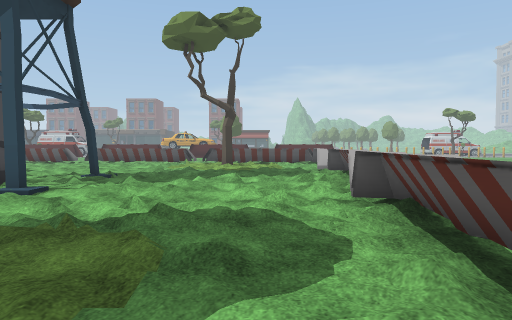
[1] (above)

24 first-person views from a walk through a 3-D level made in the Unity game engine. The camera is 1.5 m above the floor, tilts 2° down and sees 70° across. The floor is counted in squares, 2 m on a side. Each view is taken from the middle of a square. On the plan, view 1 faces up. The plan holds only what a view shows up to about 11 squares ahead; the rest is blank. The place goes on beyond the plan. The player is left out. Door leaves are left out, so doorways stand open. Some surface patterns are stand-ins.

[2]
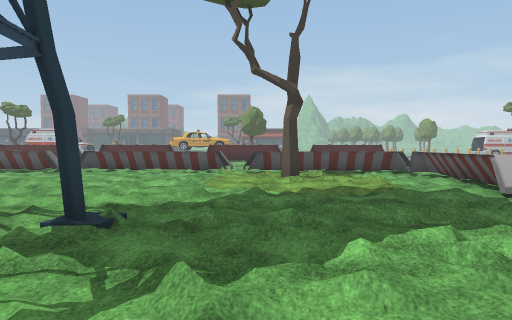

[3]
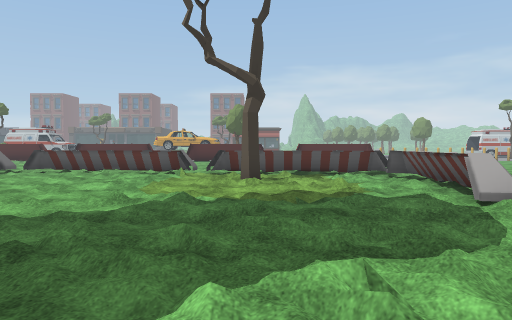

[4]
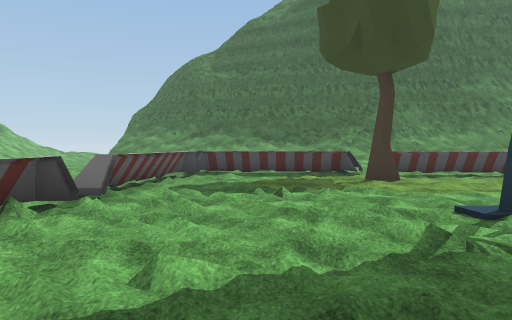

[5]
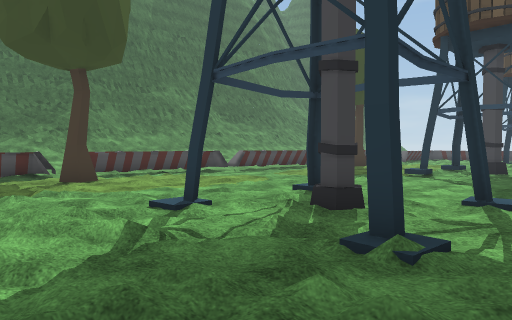

[6]
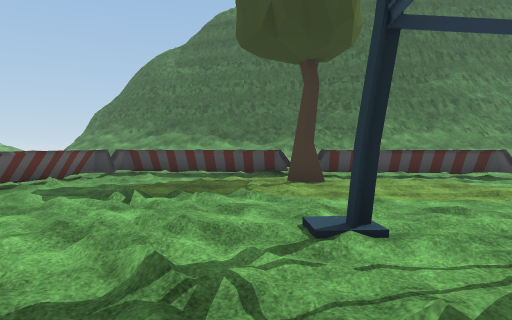

[7]
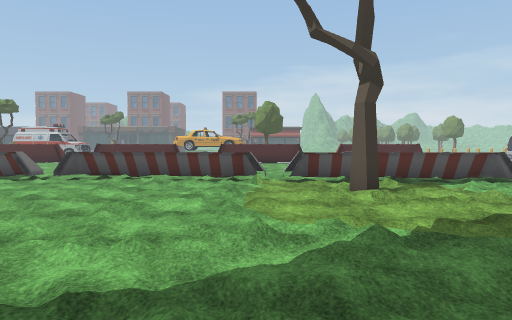

[8]
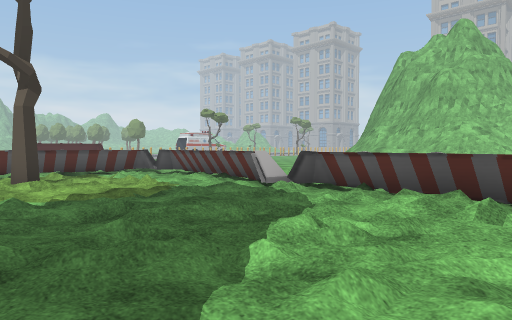

[9]
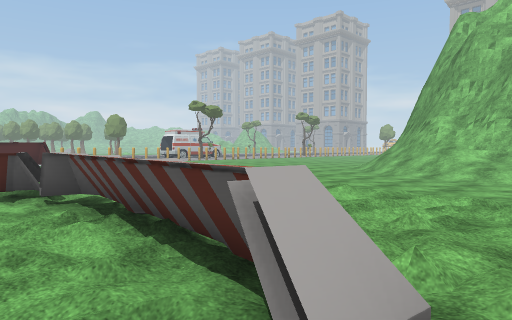

[10]
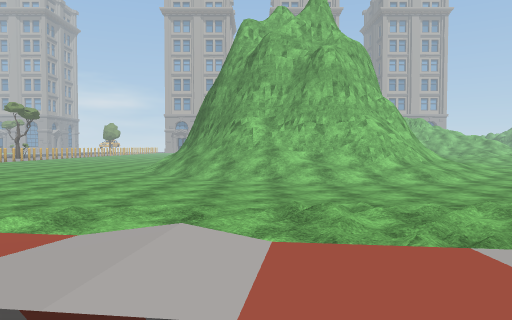

[11]
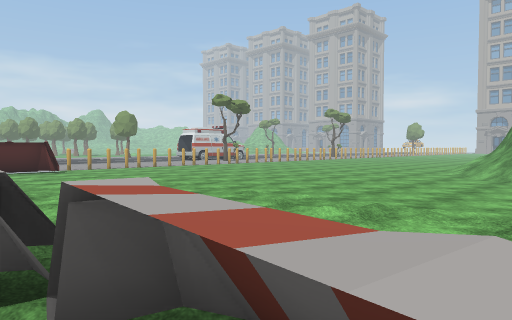

[12]
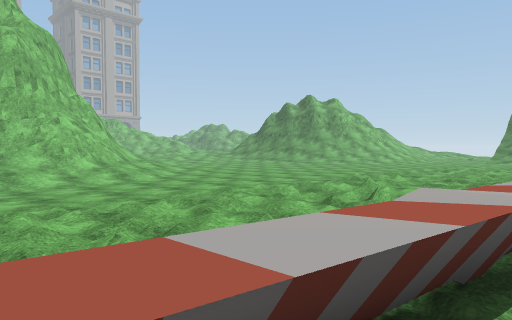

[13]
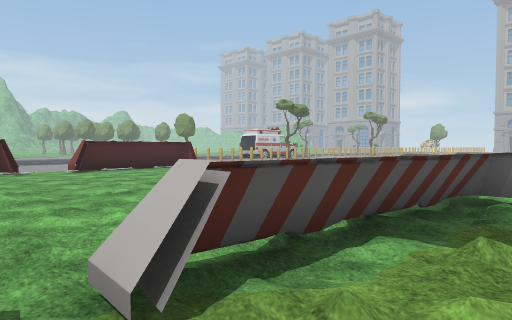

[14]
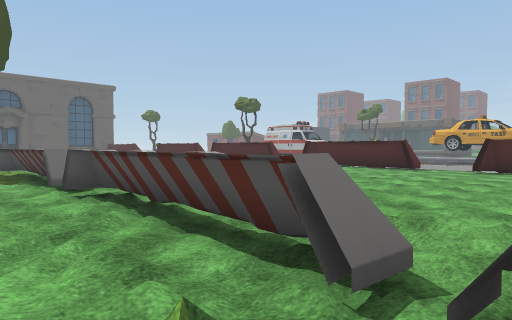

[15]
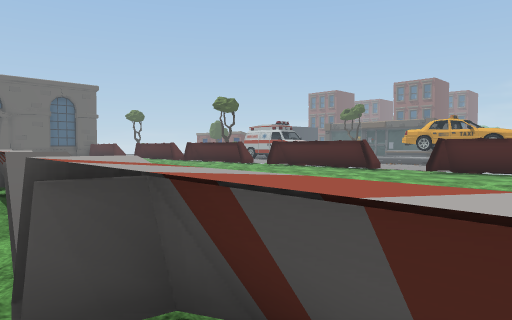

[16]
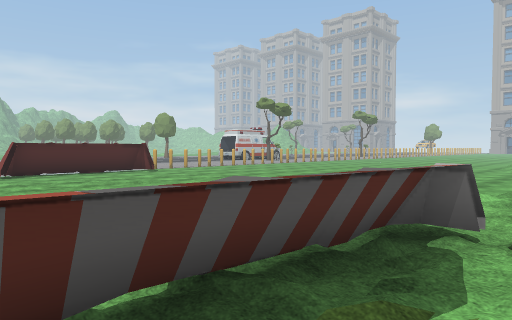

[17]
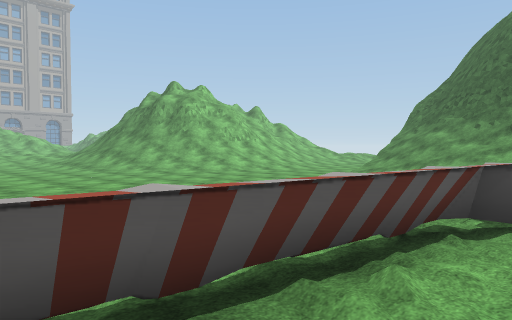

[18]
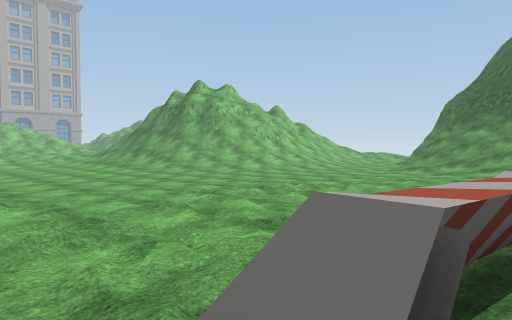

[19]
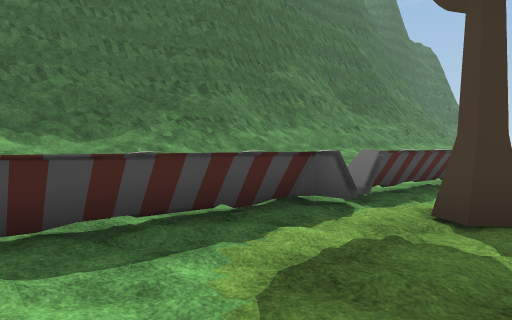

[20]
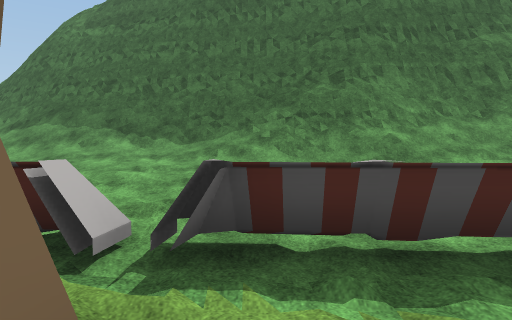

[21]
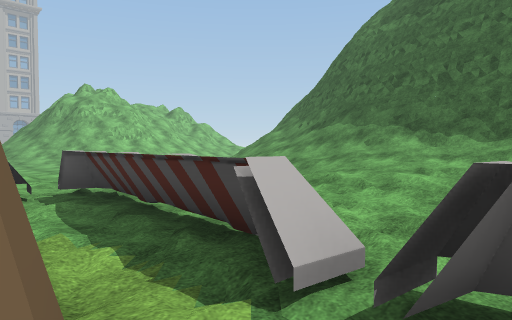

[22]
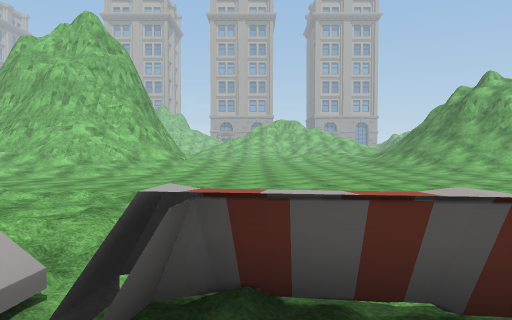

[23]
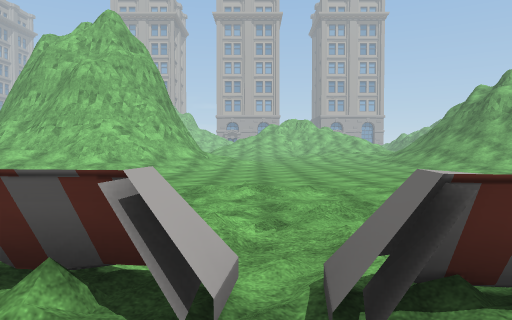

[24]
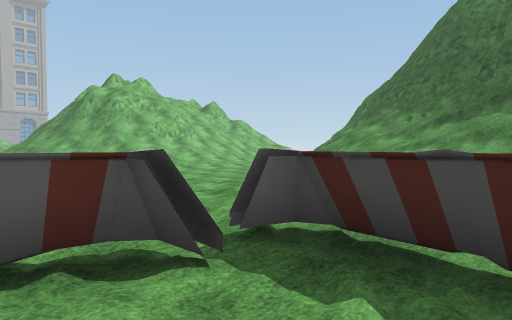

### Floor plan
Key: @ floor where view 1 was taken; # wall or solid block; x gap in a wall; . main floor; : floor 0.25 m higher than the main floor; - floor 0.25 m lower than the main floor; + floor 0.5 m higher than the main floor; * floor 0.75 m higher than the main floor; % floor 1 m higher than the main floor; / step, stairs or slope; = window, fence, low wall or low ledge; ^ raised ledge; T tower; R tree.
Columns run from 8 left of view 1 to 14 right of it. Each row starts with its distance up from view 1.
 29     ..
 28    #####  #
 27   -.-- -----
 26   ..-- -------
 25 ...-.- .....-...
 24 ..............-..
 23  ............-....
 22   ....-...  .  ....
 21    ......   . ........
 20    ......  .. ........
 19   ......   .. ........
 18 .........     .........
 17 x====#===...  ......../
 16 ........^^=..........//
 15 .......:...=  ....../#
 14 ....:..R..:= ......./#
 13  ....:....^= .:....//##
 12  .........^........//#
 11   ...//.:.==:......:=#
 10   ...../:.#..../...//#
  9   ..T.....=..:......+/
  8 ....:..://=...:......:
  7 ...T.....#=:..........
  6 .T..T.:..##::.......
  5 .....::...x...+/....
  4 ......//:^=.........
  3 .........^/...........
  2 .........=............
  1 ....R....=. ..........
  0 =^..x...@=. .........
 -1 .===#====#..........
 -2 ....:.:..:..........
 -3     :.:    .........
 -4     ++++   ......
 -5 //  +*++:  ...-..
 -6 /==//%%%// :....
 -7 ####/////////.
 -8   #####=//////
 -9       ####=///
-10         ####/
-11            #

Positions as (right, up) in squares from view 1, and headings:
1: (0, 0), facing up
2: (-2, 5), facing up
3: (-1, 6), facing up
4: (-1, 10), facing down
5: (-1, 10), facing down-left
6: (-3, 9), facing down
7: (-3, 8), facing up
8: (-3, 6), facing up-right
9: (1, 10), facing up-right
10: (2, 14), facing right
11: (2, 14), facing up-right
12: (2, 14), facing down-right
13: (-3, 15), facing up-right
14: (-2, 15), facing up-left
15: (-1, 16), facing up-left
16: (-1, 15), facing up-right
17: (0, 4), facing down-right
18: (1, 5), facing down-right
19: (0, 2), facing down-left
20: (-5, 2), facing down
21: (-5, 1), facing down-right
22: (0, 4), facing right
23: (0, 5), facing right
24: (-1, 1), facing down-right
